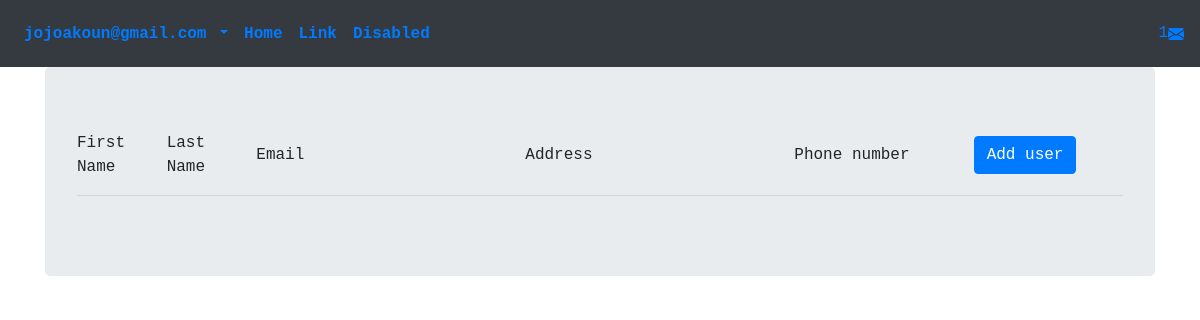
Before: /accounts/user_list/ (signed in) with the older database file.
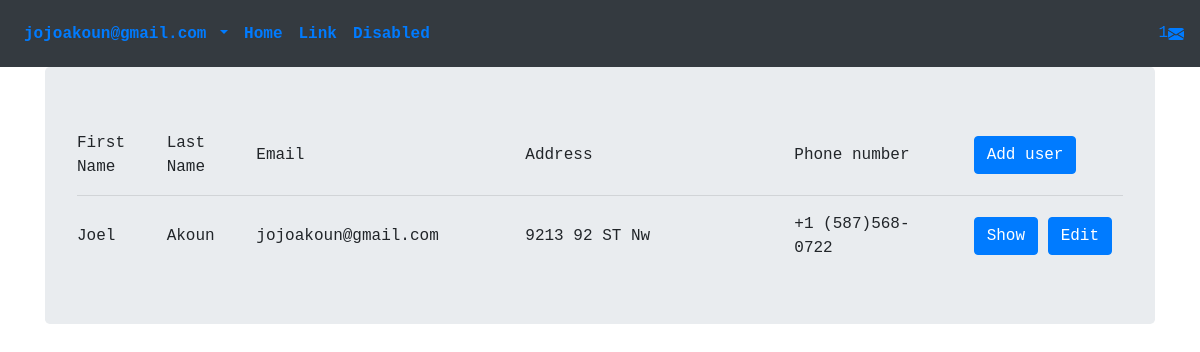
After: the same page with the newer database file.
### accounts/models.py (models this page shows, shortened)
class Profile(models.Model):
    user = models.OneToOneField(User, on_delete=models.CASCADE,blank=True, null=True)
    first_name = models.CharField(max_length=30, blank=True, null=True)
    last_name = models.CharField(max_length=30, blank=True, null=True)
    address = models.CharField(max_length=30, blank=True, null=True)
    phone_number = models.CharField(max_length=30, blank=True, null=True)

class User(AbstractBaseUser):
    email = models.EmailField(
        verbose_name='email address',
        max_length=255,
        unique=True,
    )
    is_active = models.BooleanField(default=True)
    staff = models.BooleanField(default=False) # a admin user; non super-user
    admin = models.BooleanField(default=False) # a superuser
    USERNAME_FIELD = 'email'
    REQUIRED_FIELDS = [] # Email & Password are required by default.
    objects = UserManager()

### accounts/views.py (the view)
# urls.py: path('user_list/',views.UserListView.as_view(),name='user_list'),
class UserListView(LoginRequiredMixin,AdminUserRequiredMixin,ListView):
    template_name = 'accounts/user_list_page.html'
    context_object_name = 'profile_list'
    def get_queryset(self):
        profile_list = Profile.objects.all().order_by('first_name')
        return profile_list

### accounts/templates/accounts/user_list_page.html
<!DOCTYPE html>
{% extends 'base.html' %}
{% load static %}
{% load bootstrap4 %}
{% block content %}
	<div class="container text-monospace">
		<div class="jumbotron">
			<div class="row align-items-center">
				<div class="col-1">First Name</div>
				<div class="col-1">Last Name</div>
				<div class="col-3">Email </div>
				<div class="col-3">Address</div>
				<div class="col-2">Phone number</div>
				<div class="col-2"><a class="btn btn-primary" href="{% url 'accounts:add_user' %}">Add user</a></div>
			</div>
			<hr>
			{% for profile in profile_list  %}
			<div class="row align-items-center">
				<div class="col-1">{{profile.first_name}}</div>
				<div class="col-1">{{profile.last_name}}</div>
				<div class="col-3">{{profile.user.email}}</div>
				<div class="col-3">{{profile.address}}</div>
				<div class="col-2">{{profile.phone_number}}</div>
				<div class="col-2"><a class="btn btn-primary" href="{% url  'accounts:show_user' id=profile.user.id%}">Show</a> <a class="btn btn-primary" href="{% url 'accounts:edit_user' id=profile.user.id%}">Edit</a></div>
			</div>
			{% endfor %}
		</div>
	</div>
{% endblock content %}

Changed rows visible on the page:
added Profile: first_name "Joel", last_name "Akoun", user.email "jojoakoun@gmail.com", address "9213 92 ST Nw", phone_number "+1 (587)568-0722"
